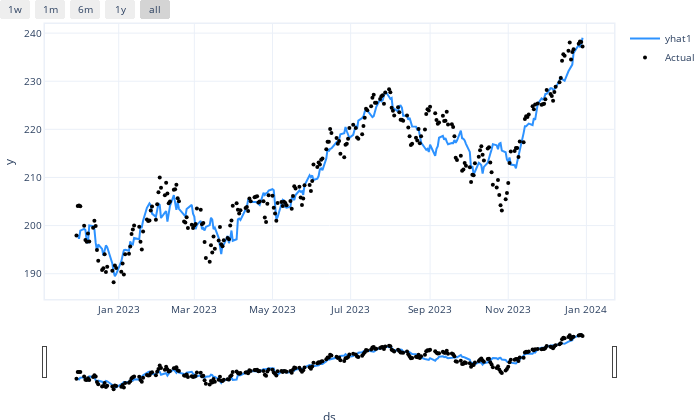

Notebook code for this chart:
### Code cell
from neuralprophet import NeuralProphet

# Configura el modelo de NeuralProphet
m = NeuralProphet()

# Agrega los regresores necesarios
m.add_lagged_regressor(names='VTI_6_days_ago')
m.add_lagged_regressor(names='pct_change_6d')
m.add_lagged_regressor(names='TPM_var')
m.add_lagged_regressor(names='TDES_var')
m.add_lagged_regressor(names='IPC_var')
m.add_lagged_regressor(names='BC_var')

# Asegúrate de que 'df' contiene las columnas 'ds' (fecha) y 'y' (valor del VTI objetivo)
# Ajusta el modelo con el conjunto de datos
metrics = m.fit(df_indicadores_D, freq="D")

# Realiza la predicción para obtener el valor del VTI
forecast = m.predict(df_indicadores_D)

# Muestra el gráfico de predicción del VTI
m.plot(forecast)

### Figure 1 — Plotly figure (JSON) as saved in the notebook; plotly's stock layout.template omitted (floating-point values rounded to 4 significant figures; data arrays with more than 128 entries replaced by an {"elided": "..."} marker saying what was removed)
{"data": [{"fill": "none", "line": {"color": "rgba(45, 146, 255, 1.0)", "width": 2}, "mode": "lines", "name": "yhat1", "type": "scatter", "x": {"elided": "273 str values"}, "y": {"elided": "273 float values"}}, {"marker": {"color": "black", "size": 4}, "mode": "markers", "name": "Actual", "type": "scatter", "x": {"elided": "273 str values"}, "y": {"elided": "273 float values"}}], "layout": {"autosize": true, "font": {"size": 10}, "height": 420, "hovermode": "x unified", "margin": {"b": 0, "l": 0, "pad": 0, "r": 10, "t": 10}, "showlegend": true, "title": {"font": {"size": 12}}, "width": 700, "xaxis": {"linewidth": 1.5, "mirror": true, "rangeselector": {"buttons": [{"count": 7, "label": "1w", "step": "day", "stepmode": "backward"}, {"count": 1, "label": "1m", "step": "month", "stepmode": "backward"}, {"count": 6, "label": "6m", "step": "month", "stepmode": "backward"}, {"count": 1, "label": "1y", "step": "year", "stepmode": "backward"}, {"step": "all"}]}, "rangeslider": {"visible": true}, "showline": true, "title": {"text": "ds"}, "type": "date"}, "yaxis": {"linewidth": 1.5, "mirror": true, "showline": true, "title": {"text": "y"}}}}
